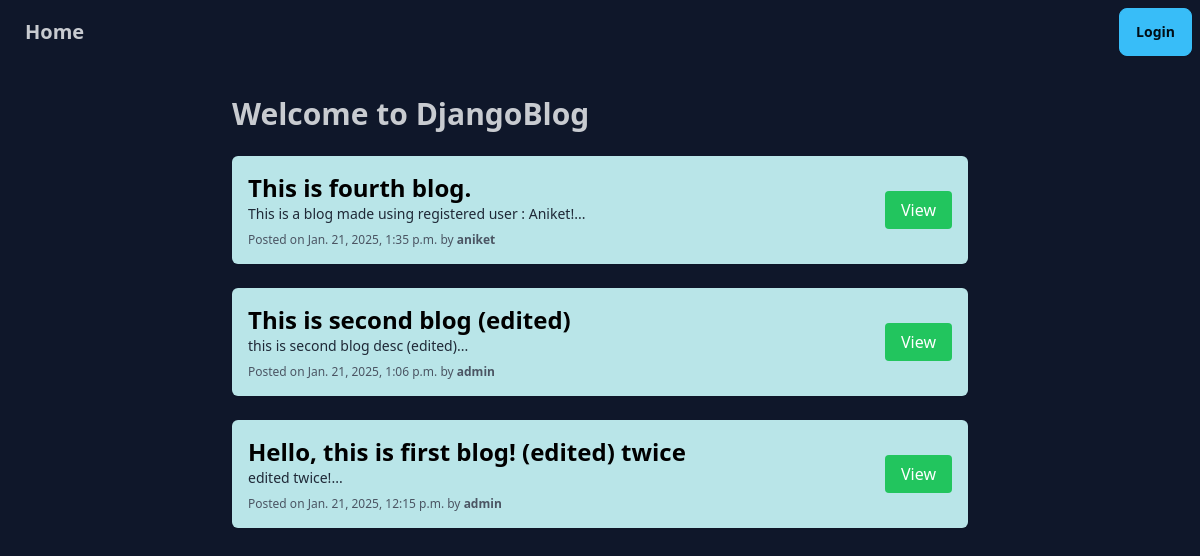
The page /DjangoBlog/home/ on the database its author committed.
### blog/models.py (models this page shows, shortened)
class Blogs(models.Model):
    user = models.ForeignKey(User, on_delete=models.CASCADE, null=True, blank=True)
    title = models.CharField(max_length=200)
    description = models.TextField()
    posted_on = models.DateTimeField(auto_now_add=True)

### blog/views.py (the view)
# urls.py: path('home/', views.get_all_blogs, name='home'),
def get_all_blogs(request):
    blogs = Blogs.objects.all().order_by('-posted_on')
    context = {'blogs': blogs}
    return render(request, 'blog/home.html', context=context)

### blog/templates/blog/home.html (shortened to what this page needs)
{% extends 'blog/base.html' %}
{% block body %}
<div class="max-w-3xl mx-auto px-4 py-8">
  <h1 class="text-3xl font-semibold mb-6">Welcome to DjangoBlog</h1>
  <div class="space-y-6">
    {% for blog in blogs %}
    <div class="bg-[#B9E5E8] shadow-sm rounded-md p-4 mb-4 flex items-center justify-between">
      <div class="flex-1">
        <h3 class="text-2xl font-semibold text-black">{{ blog.title }}</h3>
        <p class="text-sm text-gray-800 mb-2">{{ blog.description|slice:":100" }}...</p>
        <p class="text-xs text-gray-600">Posted on {{ blog.posted_on }} by <span class="font-bold">{{ blog.user }}</span></p>
      </div>
      <div class="ml-4">
        <a href="{% url 'view_blog' blog.id %}" class="bg-green-500 text-white py-2 px-4 rounded">View</a>
      </div>
    </div>
    {% empty %}
    <p>No blogs available yet. Start creating one!</p>
    {% endfor %}
  </div>
</div>
{% endblock %}

### blog/templates/blog/base.html (shortened to what this page needs)
{% load static %}
<!DOCTYPE html>
<html lang="en" data-theme="night">
<head>
    <link rel="stylesheet" href="{% static 'blog/css/output.css' %}">
</head>
<body>
    <div class="navbar bg-base-100 flex justify-between">
      <a href="{% url 'home' %}" class="btn btn-ghost text-xl">Home</a>
      <div class="flex space-x-2">
        {% if user.is_authenticated %}
          <a href="{% url 'myblogs' %}" class="btn btn-primary">My Blogs</a>
          <a href="{% url 'add_blog' %}" class="btn btn-success">Create</a>
          <form action="{% url 'logout' %}" method="POST">
            {% csrf_token %}
            <button type="submit" class="btn btn-error">Logout</button>
          </form>
        {% else %}
          <a href="{% url 'loginuser' %}" class="btn btn-primary">Login</a>
        {% endif %}
      </div>
    </div>
    {% block body %} {% endblock %}
  </body>
</html>

### rows shown on the page
Blogs: title "This is fourth blog.", description "This is a blog made using registered user : Aniket!", posted_on "Jan. 21, 2025, 1:35 p.m.", user "aniket"
Blogs: title "This is second blog (edited)", description "this is second blog desc (edited)", posted_on "Jan. 21, 2025, 1:06 p.m.", user "admin"
Blogs: title "Hello, this is first blog! (edited) twice", description "edited twice!", posted_on "Jan. 21, 2025, 12:15 p.m.", user "admin"
